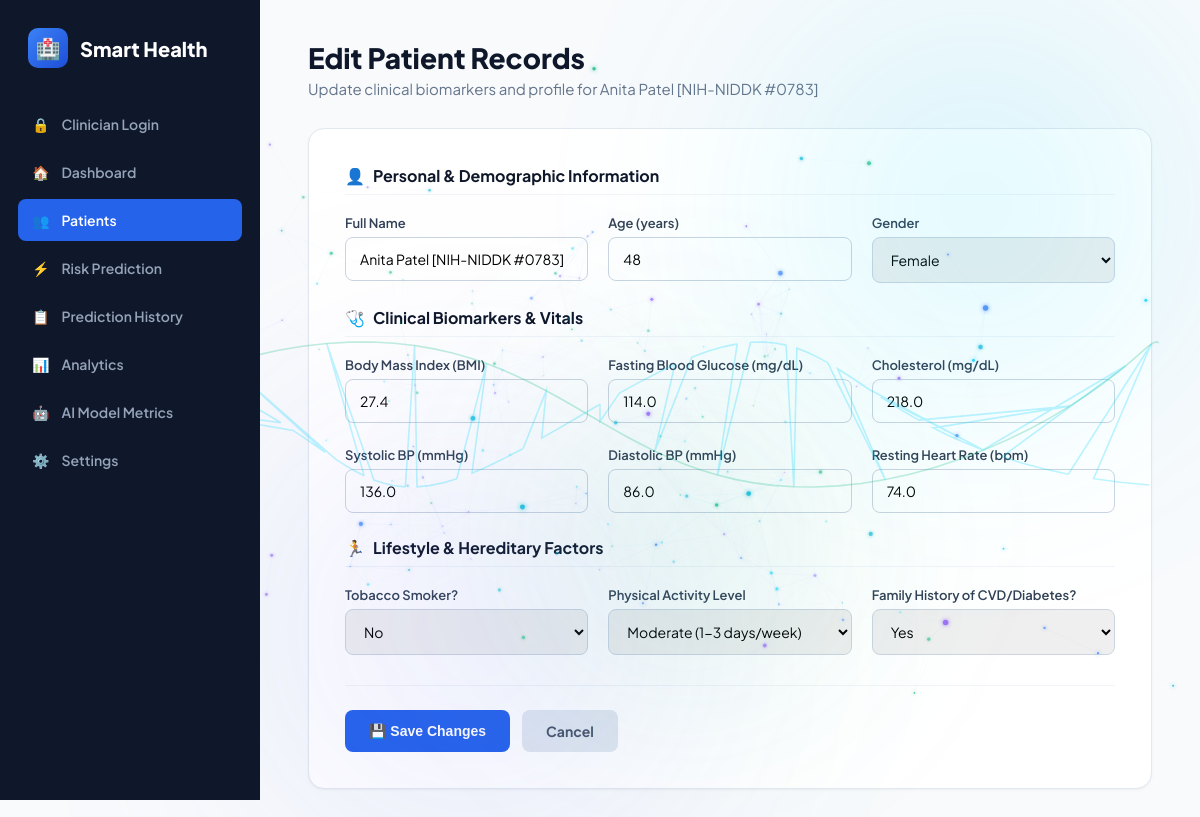
The app's page /edit_patient/7 with its own data.
### app.py (models this page shows)
class Patient(db.Model):
    id = db.Column(db.Integer, primary_key=True)
    name = db.Column(db.String(100), nullable=False)
    age = db.Column(db.Integer, nullable=False)
    gender = db.Column(db.String(20), nullable=False)
    bmi = db.Column(db.Float)
    glucose = db.Column(db.Float)
    systolic_bp = db.Column(db.Float)
    diastolic_bp = db.Column(db.Float)
    cholesterol = db.Column(db.Float)
    heart_rate = db.Column(db.Float)
    smoking = db.Column(db.String(10))
    physical_activity = db.Column(db.String(20))
    family_history = db.Column(db.String(10))
    created_at = db.Column(db.DateTime, default=datetime.utcnow)

### app.py (the view, shortened to what this page needs)
@app.route("/edit_patient/<int:patient_id>", methods=["GET", "POST"])
@app.route("/patients/edit/<int:patient_id>", methods=["GET", "POST"])
def edit_patient(patient_id):
    patient = Patient.query.get(patient_id)
    if not patient:
        patient = Patient.query.first()
        if not patient:
            return redirect(url_for("patients"))
    return render_template("edit_patient.html", patient=patient)

### templates/edit_patient.html (shortened to what this page needs)
<!DOCTYPE html>
<html lang="en">
<head>
</head>
<body>
    <aside class="sidebar">
        <div class="logo">
            <div class="logo-icon">🏥</div>
            <span>Smart Health</span>
        </div>
        <ul class="nav-links">
            <li><a href="/login" class="nav-link"><span>🔒</span> Clinician Login</a></li>
            <li><a href="/" class="nav-link"><span>🏠</span> Dashboard</a></li>
            <li><a href="/patients" class="nav-link active"><span>👥</span> Patients</a></li>
            <li><a href="/prediction" class="nav-link"><span>⚡</span> Risk Prediction</a></li>
            <li><a href="/history" class="nav-link"><span>📋</span> Prediction History</a></li>
            <li><a href="/analytics" class="nav-link"><span>📊</span> Analytics</a></li>
            <li><a href="/models/metrics" class="nav-link"><span>🤖</span> AI Model Metrics</a></li>
            <li><a href="/settings" class="nav-link"><span>⚙️</span> Settings</a></li>
        </ul>
    </aside>
    <main class="main-content">
        <div class="header">
            <div>
                <h1>Edit Patient Records</h1>
                <p>Update clinical biomarkers and profile for {{ patient.name }}</p>
            </div>
        </div>
        <div class="form-card">
            <form action="/patients/edit/{{ patient.id }}" method="POST">
                <div class="form-section-title">
                    <span>👤</span> Personal & Demographic Information
                </div>
                <div class="grid-3">
                    <div class="form-group">
                        <label for="name">Full Name</label>
                        <input type="text" id="name" name="name" value="{{ patient.name }}" required>
                    </div>
                    <div class="form-group">
                        <label for="age">Age (years)</label>
                        <input type="number" id="age" name="age" value="{{ patient.age }}" min="1" max="120" required>
                    </div>
                    <div class="form-group">
                        <label for="gender">Gender</label>
                        <select id="gender" name="gender" required>
                            <option value="Female" {% if patient.gender == 'Female' %}selected{% endif %}>Female</option>
                        </select>
                    </div>
                </div>
                <div class="form-section-title">
                    <span>🩺</span> Clinical Biomarkers & Vitals
                </div>
                <div class="grid-3">
                    <div class="form-group">
                        <label for="bmi">Body Mass Index (BMI)</label>
                        <input type="number" step="0.1" id="bmi" name="bmi" value="{{ patient.bmi }}" required>
                    </div>
                    <div class="form-group">
                        <label for="glucose">Fasting Blood Glucose (mg/dL)</label>
                        <input type="number" step="0.1" id="glucose" name="glucose" value="{{ patient.glucose }}" required>
                    </div>
                    <div class="form-group">
                        <label for="cholesterol">Cholesterol (mg/dL)</label>
                        <input type="number" step="0.1" id="cholesterol" name="cholesterol" value="{{ patient.cholesterol }}" required>
                    </div>
                </div>
                <div class="grid-3">
                    <div class="form-group">
                        <label for="systolic_bp">Systolic BP (mmHg)</label>
                        <input type="number" step="0.1" id="systolic_bp" name="systolic_bp" value="{{ patient.systolic_bp }}" required>
                    </div>
                    <div class="form-group">
                        <label for="diastolic_bp">Diastolic BP (mmHg)</label>
                        <input type="number" step="0.1" id="diastolic_bp" name="diastolic_bp" value="{{ patient.diastolic_bp }}" required>
                    </div>
                    <div class="form-group">
                        <label for="heart_rate">Resting Heart Rate (bpm)</label>
                        <input type="number" step="0.1" id="heart_rate" name="heart_rate" value="{{ patient.heart_rate }}" required>
                    </div>
                </div>
                <div class="form-section-title">
                    <span>🏃</span> Lifestyle & Hereditary Factors
                </div>
                <div class="grid-3">
                    <div class="form-group">
                        <label for="smoking">Tobacco Smoker?</label>
                        <select id="smoking" name="smoking" required>
                            <option value="No" {% if patient.smoking == 'No' %}selected{% endif %}>No</option>
                        </select>
                    </div>
                    <div class="form-group">
                        <label for="physical_activity">Physical Activity Level</label>
                        <select id="physical_activity" name="physical_activity" required>
                            <option value="Moderate" {% if patient.physical_activity == 'Moderate' %}selected{% endif %}>Moderate (1-3 days/week)</option>
                        </select>
                    </div>
                    <div class="form-group">
                        <label for="family_history">Family History of CVD/Diabetes?</label>
                        <select id="family_history" name="family_history" required>
                            <option value="Yes" {% if patient.family_history == 'Yes' %}selected{% endif %}>Yes</option>
                        </select>
                    </div>
                </div>
                <div class="form-actions">
                    <button type="submit" class="btn btn-primary">
                        💾 Save Changes
                    </button>
                    <a href="/patients" class="btn btn-cancel">
                        Cancel
                    </a>
                </div>
            </form>
        </div>
    </main>
</body>
</html>

### templates/edit_patient.html (style rules this page uses)
:root { --primary: #2563eb; --primary-dark: #1d4ed8; --sidebar-bg: #0f172a; --dark: #0f172a; --text-main: #1e293b; --text-muted: #64748b; --bg-page: #f8fafc; --card-bg: #ffffff; --border: #e2e8f0; --radius-lg: 16px; --radius-md: 12px; --radius-sm: 8px; --shadow-sm: 0 1px 3px rgba(0,0,0,0.05); --shadow-md: 0 4px 20px -2px rgba(15, 23, 42, 0.08); }
* { box-sizing: border-box; margin: 0; padding: 0; }
body { font-family: 'Plus Jakarta Sans', sans-serif; background-color: var(--bg-page); color: var(--text-main); display: flex; min-height: 100vh; }
.sidebar { width: 260px; background: var(--sidebar-bg); color: white; padding: 28px 18px; position: fixed; height: 100vh; overflow-y: auto; z-index: 100; }
.logo { display: flex; align-items: center; gap: 12px; font-size: 20px; font-weight: 800; margin-bottom: 35px; padding-left: 10px; }
.logo-icon { width: 40px; height: 40px; background: linear-gradient(135deg, #3b82f6, #1d4ed8); border-radius: 10px; display: flex; align-items: center; justify-content: center; font-size: 20px; }
.nav-links { list-style: none; display: flex; flex-direction: column; gap: 6px; }
.nav-link { display: flex; align-items: center; gap: 12px; padding: 12px 14px; color: #94a3b8; text-decoration: none; border-radius: var(--radius-sm); font-size: 14px; font-weight: 600; transition: all 0.2s; }
.nav-link:hover, .nav-link.active { background: rgba(37, 99, 235, 0.15); color: #60a5fa; }
.nav-link.active { background: var(--primary); color: white; }
.main-content { margin-left: 260px; flex: 1; padding: 40px 48px; }
.header { display: flex; justify-content: space-between; align-items: center; margin-bottom: 30px; }
.header h1 { font-size: 28px; font-weight: 800; color: var(--dark); }
.header p { color: var(--text-muted); margin-top: 4px; font-size: 15px; }
.form-card { background: white; border-radius: var(--radius-lg); border: 1px solid var(--border); padding: 36px; box-shadow: var(--shadow-sm); max-width: 900px; }
.form-section-title { font-size: 16px; font-weight: 700; color: var(--dark); margin-bottom: 20px; border-bottom: 1px solid #f1f5f9; padding-bottom: 8px; display: flex; align-items: center; gap: 8px; }
.grid-3 { display: grid; grid-template-columns: 1fr 1fr 1fr; gap: 20px; margin-bottom: 24px; }
.form-group { display: flex; flex-direction: column; gap: 6px; }
label { font-size: 13px; font-weight: 600; color: #334155; }
input, select { padding: 12px 14px; border: 1px solid #cbd5e1; border-radius: 8px; font-family: inherit; font-size: 14px; outline: none; transition: border-color 0.2s, box-shadow 0.2s; }
.form-actions { display: flex; gap: 12px; margin-top: 30px; border-top: 1px solid #f1f5f9; padding-top: 24px; }
.btn { padding: 12px 24px; border-radius: 8px; font-weight: 700; font-size: 14px; cursor: pointer; text-decoration: none; display: inline-flex; align-items: center; gap: 8px; border: none; transition: all 0.2s; }
.btn-primary { background: var(--primary); color: white; }
.btn-cancel { background: #e2e8f0; color: #475569; }

### records on screen
Patient: name "Anita Patel [NIH-NIDDK #0783]", age "48", gender "Female", bmi "27.4", glucose "114.0", cholesterol "218.0", systolic_bp "136.0", diastolic_bp "86.0", heart_rate "74.0", smoking "No", physical_activity "Moderate (1-3 days/week)", family_history "Yes"
